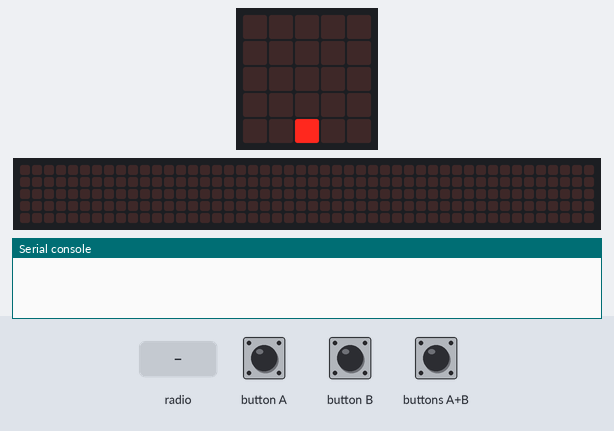
Bench run of a program on a simulated BBC micro:bit (MakeCode). Parts: the board's 5×5 LED display, a strip that is not on the board, showing the scrolling text unrolled, the last lines printed to the serial console. Inputs (shaded band) come from the test bench. A reset restarts the program; no radio messages arrive unless stated (any console line starting 'radio sent:' is added by the test bench); the 48×5 strip is a reading aid, not a part: it shows the text the display is scrolling, unrolled, one strip-width of it at a time.

Above: at 1.2 s.
1.3 s: buttons A+B pressed for 0.15 s
At 1.55 s:
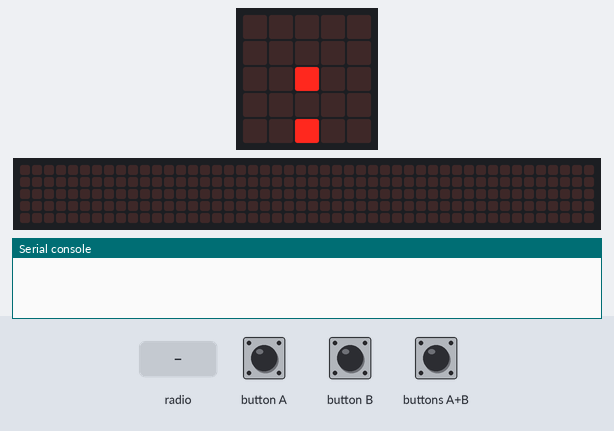
2.0 s: radio message "4" arrives
At 2.3 s:
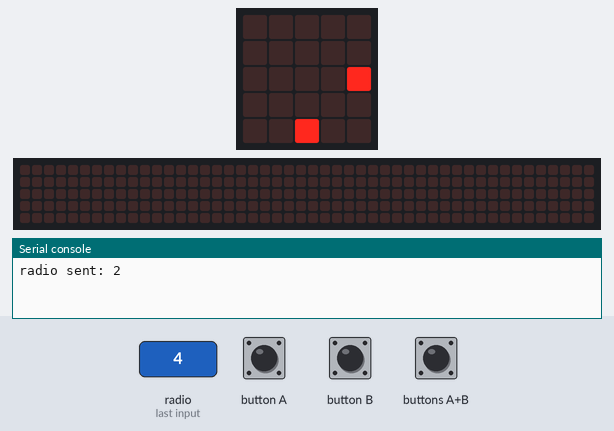
4.1 s: button A pressed for 0.15 s
At 4.6 s:
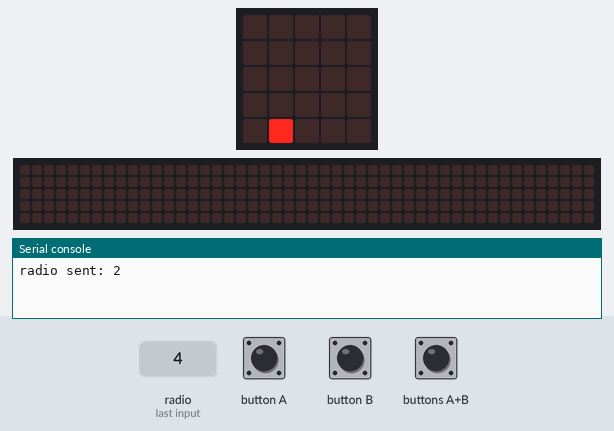
5.7 s: radio message "hit=1" arrives
At 9.15 s:
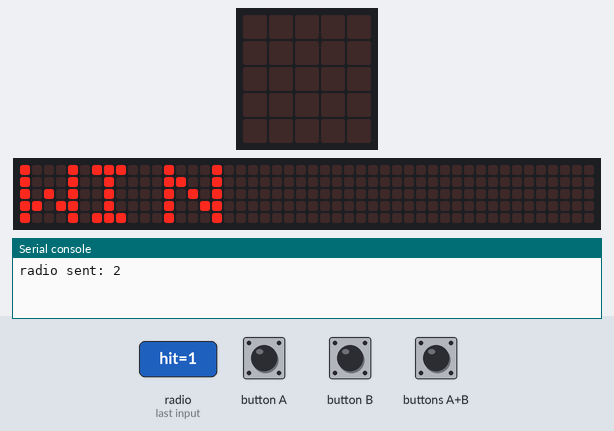
10.6 s: button B pressed for 0.15 s
At 11.9 s:
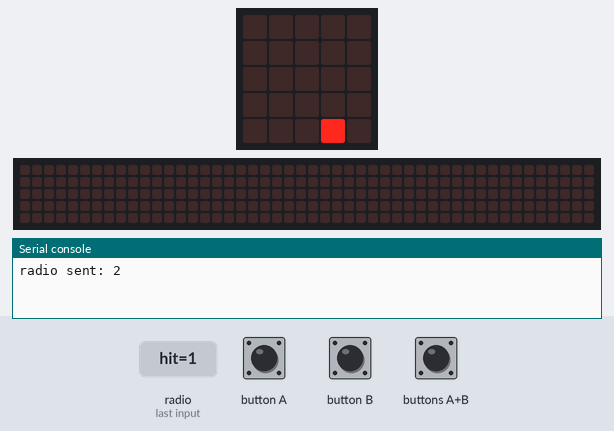
12.2 s: buttons A+B pressed for 1 s
At 13.3 s:
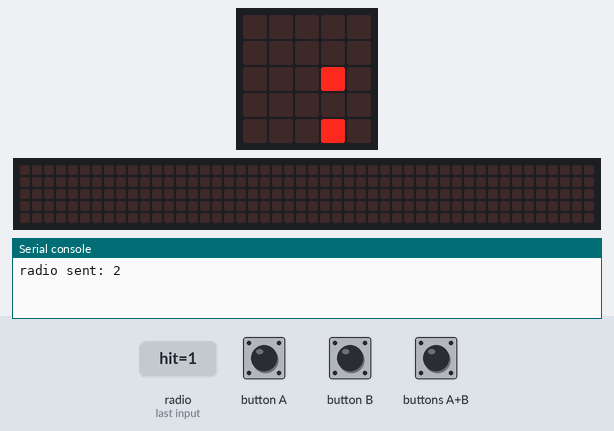
Timing chart, 0 to 14.8 s (numbered marks = the images above; inputs shaded):
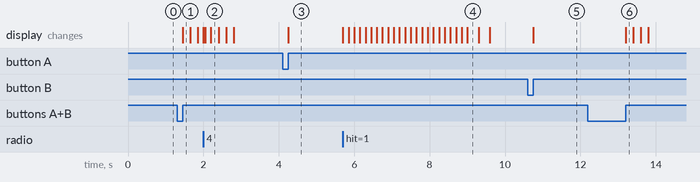

Measured:
- after the input at 1.3 s, the display: changes after 0.15 s (image 1)
- after the input at 2.0 s, the display: first changes at once (image 2 shows a later state)
- after the input at 4.1 s, the display: changes after 0.15 s (image 3)
- after the input at 5.7 s, the display: first changes at once (image 4 shows a later state)
- after the input at 10.6 s, the display: changes after 0.15 s (image 5)
- after the input at 12.2 s, the display: changes after 1.0 s (image 6)

The program:

main.ts
```typescript
radio.onReceivedNumber(function (receivedNumber) {
    o_missile = game.createSprite(receivedNumber, 0)
    while (o_missile.get(LedSpriteProperty.Y) < 4) {
        o_missile.change(LedSpriteProperty.Y, 1)
        basic.pause(200)
        if (sprite.isTouching(o_missile)) {
            radio.sendValue("hit", 1)
            game.gameOver()
            control.reset()
        }
    }
    o_missile.delete()
})
input.onButtonPressed(Button.A, function () {
    sprite.move(-1)
})
input.onButtonPressed(Button.AB, function () {
    missile = game.createSprite(sprite.get(LedSpriteProperty.X), 3)
    while (missile.get(LedSpriteProperty.Y) > 0) {
        missile.change(LedSpriteProperty.Y, -1)
        basic.pause(200)
    }
    missile.delete()
    radio.sendNumber(4 - missile.get(LedSpriteProperty.X))
})
input.onButtonPressed(Button.B, function () {
    sprite.move(1)
})
radio.onReceivedValue(function (name, value) {
    if (name == "hit") {
        if (value == 1) {
            basic.showString("WIN")
            control.reset()
        }
    }
})
let missile: game.LedSprite = null
let o_missile: game.LedSprite = null
let sprite: game.LedSprite = null
radio.setGroup(2)
sprite = game.createSprite(2, 4)
```

test.ts
```typescript
// 테스트는 여기로 이동합니다; 이 패키지가 확장으로 사용될 때 컴파일되지 않을 것 입니다.
```
